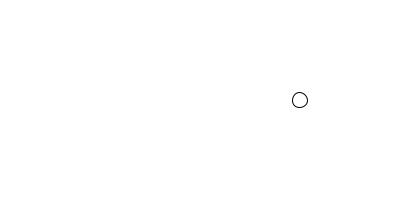
Frame 1 (no input)
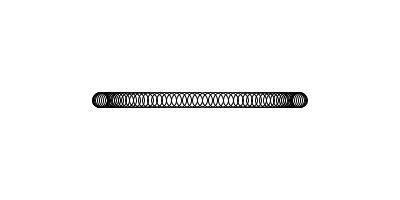
Frame 60 (the mouse pressed at the canvas centre just before this capture)
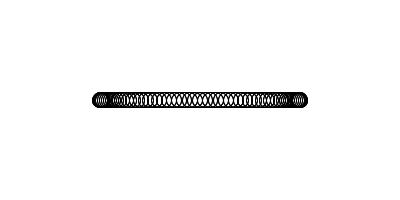
Frame 120 (the mouse held since frame 60 and released just before this capture)

The Processing sketch that drew these frames (run headless with seeded random() and noise(); from frame 60 on, the mouse is pressed at the canvas centre):

// Processing sketch: cathedral_sketch
// ── cathedral_sketch.pde
class Bobber {
  float amplitude;
  float period;
  float t;
  PVector position;
  
  Bobber() {
    position = new PVector(0, 0);
    t = 0;
    amplitude = 100;
    period = 120;
  }
  
  void update() {
    position.x = amplitude * cos(TWO_PI * frameCount / period);
    t += .01;
  }
  
  void display() {
    pushMatrix();
      noFill();
      translate(width/2, height/2);
      ellipse(position.x, position.y, 15, 15);
    popMatrix();
  }
}


Bobber bobber;

void setup() {
  size(400, 200);
  background(255);
  bobber = new Bobber();
}

void draw() {
  bobber.update();
  bobber.display();
}
